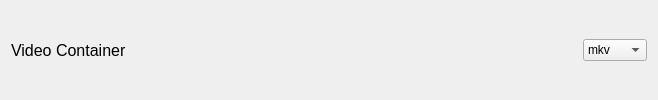
                                      <widget class="QWidget" name="widget_27" native="true">
                                       <layout class="QHBoxLayout" name="horizontalLayout_44">
                                        <item>
                                         <widget class="QLabel" name="label_49">
                                          <property name="font">
                                           <font>
                                            <pointsize>12</pointsize>
                                           </font>
                                          </property>
                                          <property name="text">
                                           <string>Video Container</string>
                                          </property>
                                         </widget>
                                        </item>
                                        <item>
                                         <spacer name="horizontalSpacer_19">
                                          <property name="orientation">
                                           <enum>Qt::Orientation::Horizontal</enum>
                                          </property>
                                          <property name="sizeHint" stdset="0">
                                           <size>
                                            <width>437</width>
                                            <height>20</height>
                                           </size>
                                          </property>
                                         </spacer>
                                        </item>
                                        <item>
                                         <widget class="QLabel" name="label_50">
                                          <property name="maximumSize">
                                           <size>
                                            <width>25</width>
                                            <height>25</height>
                                           </size>
                                          </property>
                                          <property name="toolTip">
                                           <string>&lt;html&gt;&lt;head/&gt;&lt;body&gt;&lt;p&gt;&lt;span style=&quot; font-weight:700;&quot;&gt;Video Container&lt;/span&gt;&lt;/p&gt;&lt;p&gt;- Changes the video container in the default output file generated container.&lt;/p&gt;&lt;p&gt;- &lt;span style=&quot; font-weight:700;&quot;&gt;mkv &lt;/span&gt;is &lt;span style=&quot; font-weight:700;&quot;&gt;recomended&lt;/span&gt; due to its extensive support for different formats.&lt;/p&gt;&lt;p&gt;&lt;span style=&quot; font-weight:700;&quot;&gt;WARNING: Changing this &lt;/span&gt;&lt;span style=&quot; font-weight:700; text-decoration: underline;&quot;&gt;MAY&lt;/span&gt;&lt;span style=&quot; font-weight:700;&quot;&gt; break encoder compadibility. &lt;/span&gt;&lt;/p&gt;&lt;p&gt;&lt;span style=&quot; font-weight:700;&quot;&gt;Please look at the audio and video encoder tooltips for compadibility.&lt;/span&gt;&lt;/p&gt;&lt;/body&gt;&lt;/html&gt;</string>
                                          </property>
                                          <property name="text">
                                           <string/>
                                          </property>
                                          <property name="pixmap">
                                           <pixmap resource="resources.qrc">:/icons/icons/info.svg</pixmap>
                                          </property>
                                          <property name="scaledContents">
                                           <bool>true</bool>
                                          </property>
                                         </widget>
                                        </item>
                                        <item>
                                         <widget class="QComboBox" name="video_container">
                                          <item>
                                           <property name="text">
                                            <string>mkv</string>
                                           </property>
                                          </item>
                                          <item>
                                           <property name="text">
                                            <string>mp4</string>
                                           </property>
                                          </item>
                                          <item>
                                           <property name="text">
                                            <string>mov</string>
                                           </property>
                                          </item>
                                          <item>
                                           <property name="text">
                                            <string>webm</string>
                                           </property>
                                          </item>
                                          <item>
                                           <property name="text">
                                            <string>avi</string>
                                           </property>
                                          </item>
                                         </widget>
                                        </item>
                                       </layout>
                                      </widget>
